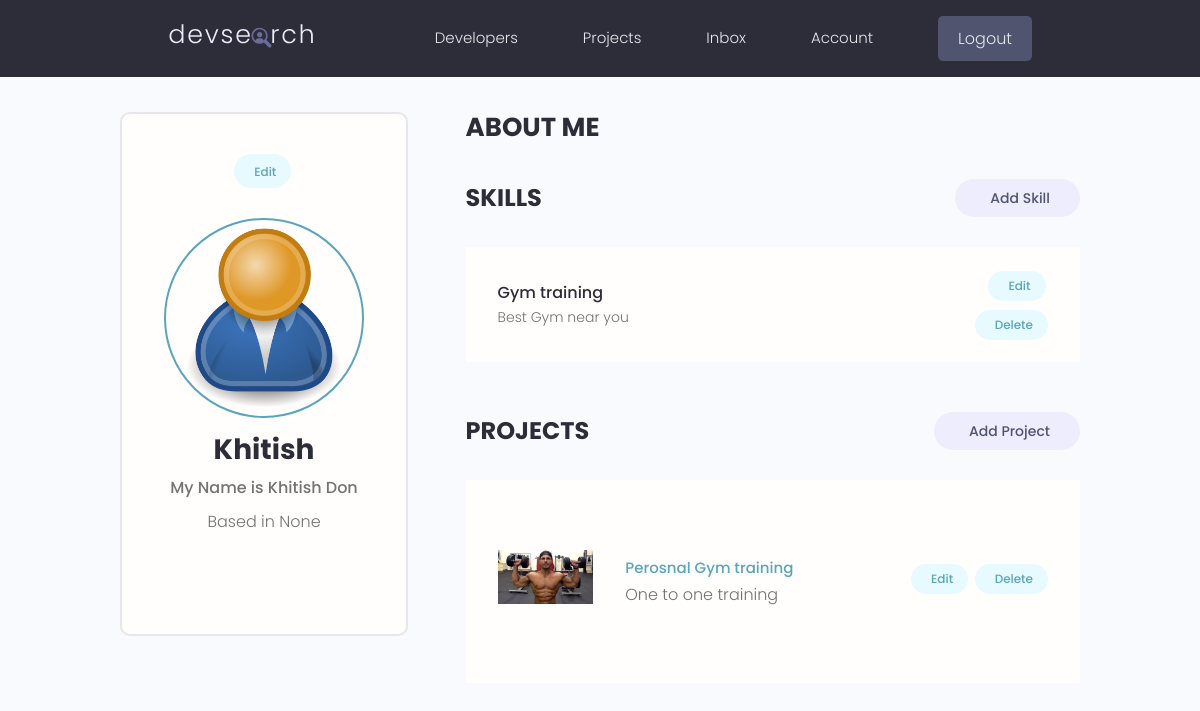
/account/ (signed in), run on an earlier commit of the app's database.
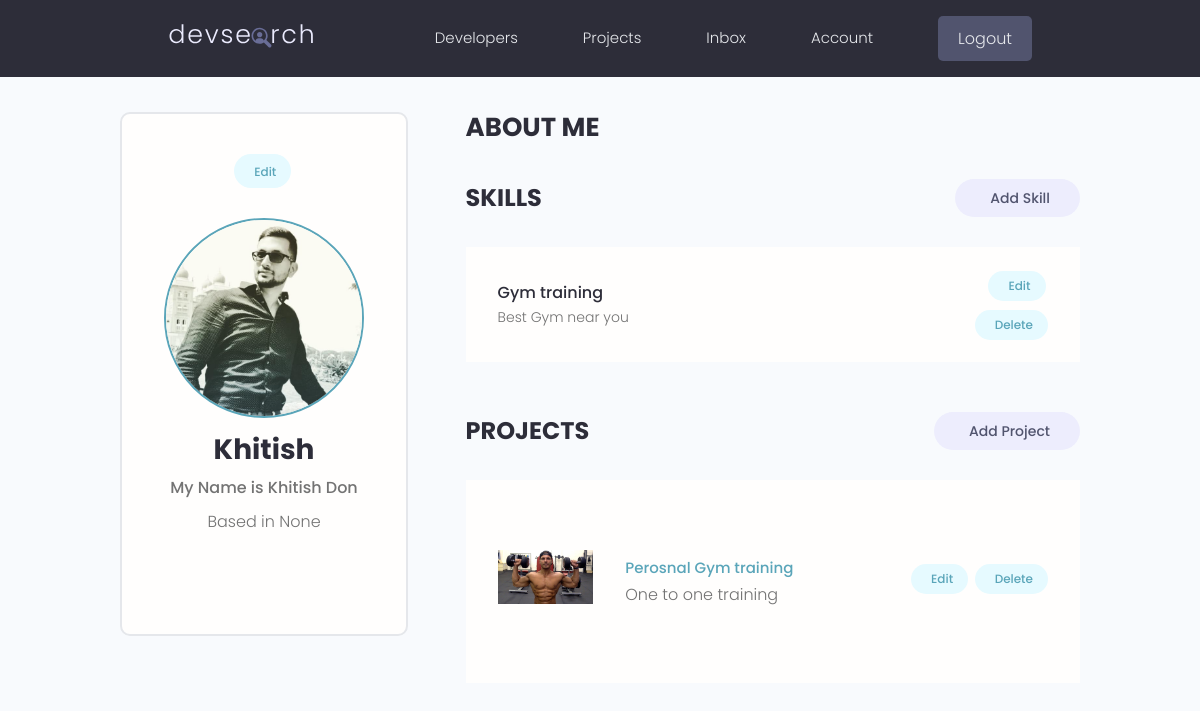
And on a later commit of the database.
### users/models.py (models this page shows, shortened)
class Profile(models.Model):
    user = models.OneToOneField(
        User, on_delete=models.CASCADE, null=True, blank=True)
    name = models.CharField(max_length=200, null=True, blank=True)
    email = models.EmailField(max_length=200, null=True, blank=True)
    username = models.CharField(max_length=200, null=True, blank=True)
    location = models.CharField(max_length=200, null=True, blank=True)
    short_intro = models.CharField(max_length=200, null=True, blank=True)
    bio = models.TextField(blank=True, null=True)
    profile_image = models.ImageField(
        null=True, blank=True, upload_to='profiles/', default="profiles/user-default.png")
    social_github = models.CharField(max_length=200, null=True, blank=True)
    social_twitter = models.CharField(max_length=200, null=True, blank=True)
    social_linkedin = models.CharField(max_length=200, null=True, blank=True)
    social_youtube = models.CharField(max_length=200, null=True, blank=True)
    social_website = models.CharField(max_length=200, null=True, blank=True)
    created = models.DateTimeField(auto_now_add=True)
    id = models.UUIDField(default=uuid.uuid4, unique=True,
                          primary_key=True, editable=False)

### users/views.py (the view)
# urls.py: path('account/', views.userAccount, name='account'),
@login_required(login_url='login')
def userAccount(request):
    profile = request.user.profile
    skills = profile.skill_set.all()
    projects = profile.projects_set.all()
    context = {'profile': profile, 'skills': skills, 'projects': projects}
    return render(request, 'users/account.html', context)

### users/templates/users/account.html (shortened to what this page needs)
{% extends 'main.html' %}
{% load static %}
{% block content %}
  <main class="settingsPage profile my-md">
    <div class="container">
      <div class="layout">
        <div class="column column--1of3">
          <div class="card text-center">
            <div class="card__body dev">
              <a class="tag tag--pill tag--main settings__btn" href="{% url 'edit-account' %}"> Edit</a>
              <img class="avatar avatar--xl dev__avatar" src="{{profile.profile_image.url}}" />
              <h2 class="dev__name">{{profile.name}}</h2>
              <p class="dev__title">{{profile.short_intro}}</p>
              <p class="dev__location">Based in {{profile.location}}</p>
            </div>
          </div>
        </div>
        <div class="column column--2of3">
          <div class="devInfo">
            <h3 class="devInfo__title">About Me</h3>
          </div>
          <div class="settings">
            <h3 class="settings__title">Skills</h3>
            <a class="tag tag--pill tag--sub settings__btn tag--lg" href="{% url 'create-skill' %}"> Add Skill</a>
          </div>
          <table class="settings__table">
            {% for skill in skills %}
            <tr>
              <td class="settings__tableInfo">
                <h4>{{skill.name}}</h4>
                <p>{{skill.description}}</p>
              </td>
              <td class="settings__tableActions">
                <a class="tag tag--pill tag--main settings__btn" href="{% url 'update-skill' skill.id %}"> Edit</a>
                <a class="tag tag--pill tag--main settings__btn" href="{% url 'delete-skill' skill.id %}?next=/account">
                  Delete</a>
              </td>
            </tr>
            {% endfor %}
          </table>
          <div class="settings">
            <h3 class="settings__title">Projects</h3>
            <a class="tag tag--pill tag--sub settings__btn tag--lg" href="{% url 'create-project' %}"> Add Project</a>
          </div>
          <table class="settings__table">
            {% for project in projects %}
            <tr>
              <td class="settings__thumbnail">
                <a href="{% url 'project' project.id %}"><img src="{{project.featured_image.url}}" alt="Project Thumbnail" /></a>
              </td>
              <td class="{% url 'project' project.id %}">
                <a href="{% url 'project' project.id %}">{{project.title}}</a>
                <p>{{project.description|slice:"150"}}</p>
              </td>
              <td class="settings__tableActions">
                <a class="tag tag--pill tag--main settings__btn" href="{% url 'update-project' project.id %}"> Edit</a>
                <a class="tag tag--pill tag--main settings__btn" href="{% url 'delete-project' project.id %}?next=/account">
                  Delete</a>
              </td>
            </tr>
            {% endfor %}
          </table>
        </div>
      </div>
    </div>
  </main>
{% endblock %}

What changed in the data, as far as the page shows it:
changed Profile "Khitish": profile_image: picture added in place of a placeholder
